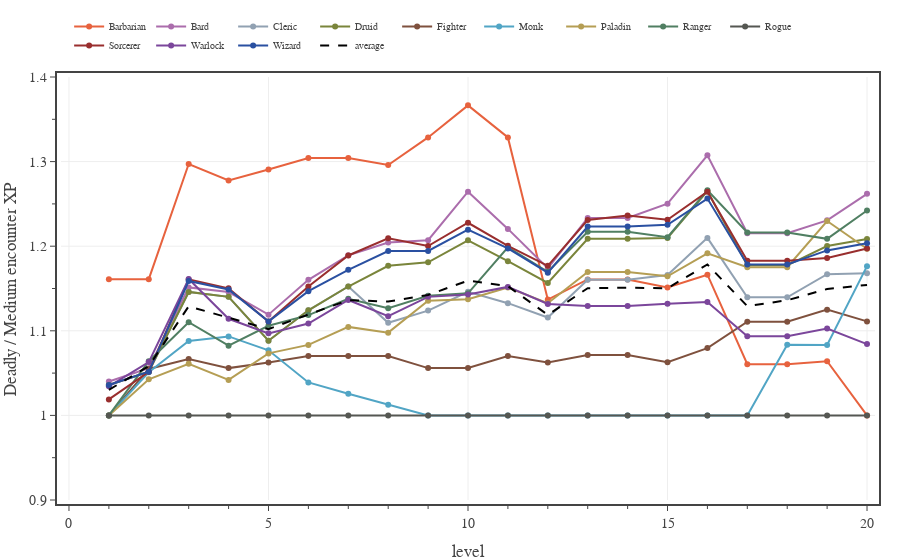

Here is the notebook cell this chart was saved with:
### Code cell
# plots the ratio between the Deadly and Medium daily XPs for each classes.
from bs4 import BeautifulSoup

enc_diffs = ['Easy','Medium','Hard','Deadly']
levels = np.array(range(1,21,1))

fig = go.Figure(
    layout=go.Layout(
        template=TFB_TEMPLATE,
        xaxis=dict(
            title_text='level',
            range=[-0.2, 20.2],
            tick0=0, dtick=5,
            minor=dict(tick0=0, dtick=1),
        ),
        yaxis=dict(
            title_text='Deadly / Medium encounter XP',
            range=[0.90, 1.4],
            tick0=0, dtick=0.1,
            minor=dict(tick0=0, dtick=0.05),
        ),
        legend=dict(
            yanchor='bottom',  y=1.04,
            xanchor='left', x=0.01,
            orientation='h',
        )
    )
)

groups = {
    'martial': {
        'classes': [], 
        'xp mean': np.zeros(len(levels))
    },
    'martial-spellcaster': {
        'classes': [], 
        'xp mean': np.zeros(len(levels))
    },
    'spellcaster': {
        'classes': [], 
        'xp mean': np.zeros(len(levels))
    },
    'average': {
        'classes': [], 
        'xp mean': np.zeros(len(levels))
    }
}
xp_mean = np.zeros(len(levels))
for pc in PC_CLASSES:
    pc_class = PC_CLASSES[pc]
    pc_xp = np.zeros([20, len(enc_diffs)])
    for i in range(len(enc_diffs)):
        diff = enc_diffs[i]
        with open(f'../xp-and-player-characters/pc data - {diff} 2 short rests.json', 'r') as fin:
            pc_data = json.load(fin)
        
        #pc_xp[:,i] = np.array(pc_data[pc]['daily XP mean'])
        pc_xp[:,i] = np.array([x['XP mean'] for x in pc_data[pc]])

    for i in range(20):
        pc_xp[i,:] /= pc_xp[i,1]

    fig.add_trace(go.Scatter(
        x=levels, 
        y=pc_xp[:,3],
        mode='lines+markers', 
        line=dict(color=pc_class['color'], dash='solid'),
        unselected=dict(marker=dict(opacity=0.0)),
        name=pc,
        hovertemplate=
            '<b>'+pc+'</b><br>'+
            'level %{x}<br>'+
            'XP delta %{y:.2f}'+
            '<extra></extra>'
    ))
    
    groups[pc_class['group']]['classes'] += [pc]
    groups[pc_class['group']]['xp mean'] += pc_xp[:,3]
    groups['average']['classes'] += [pc]
    groups['average']['xp mean'] += pc_xp[:,3]

for g in ['average']:
    group = groups[g]

    group['xp mean'] /= len(group['classes'])

    fig.add_trace(go.Scatter(
        x=levels, 
        y=group['xp mean'],
        mode='lines', 
        line=dict(color='black', dash='dash'),
        unselected=dict(marker=dict(opacity=0.0)),
        name=g,
        hovertemplate=
            '<b>'+g+'</b><br>'+
            'level %{x}<br>'+
            'XP delta %{y:.2f}'+
            '<extra></extra>'
    ))

# show figure
fig.show(config=TFB_CONFIG)

# save large format figure
if SAVEFIGS:
    file_name = f'./fig-class-daily-xp-ratio-vs-level-large.html'
    fig_html = fig.to_html(
        include_plotlyjs=False, 
        full_html=False, 
        config=TFB_CONFIG
    )
    fig_soup = BeautifulSoup(fig_html, 'html.parser')
    fig_soup.div['class'] = 'plotly-div-large'
    fig_soup.div['style'] = 'aspect-ratio:600/550'
    with open(file_name, 'wb') as fout:
        fout.write(fig_soup.prettify('utf-8'))

# save small format figure
if SAVEFIGS:
    fig.update_traces(marker=dict(size=4))
    fig.update_layout(font=dict(size=10), legend=dict(font_size=8))
    file_name = f'./fig-class-daily-xp-ratio-vs-level-small.html'
    fig_html = fig.to_html(
        include_plotlyjs=False, 
        full_html=False, 
        config=TFB_CONFIG
    )
    fig_soup = BeautifulSoup(fig_html, 'html.parser')
    fig_soup.div['class'] = 'plotly-div-small'
    fig_soup.div['style'] = 'aspect-ratio:600/600'
    with open(file_name, 'wb') as fout:
        fout.write(fig_soup.prettify('utf-8'))

### Figure 1 — Plotly figure (JSON) as saved in the notebook; plotly's stock layout.template omitted (floating-point values rounded to 4 significant figures)
{"data": [{"hovertemplate": "<b>Barbarian</b><br>level %{x}<br>XP delta %{y:.2f}<extra></extra>", "line": {"color": "#E7623E", "dash": "solid"}, "mode": "lines+markers", "name": "Barbarian", "type": "scatter", "unselected": {"marker": {"opacity": 0}}, "x": [1, 2, 3, 4, 5, 6, 7, 8, 9, 10, 11, 12, 13, 14, 15, 16, 17, 18, 19, 20], "y": [1.161, 1.161, 1.297, 1.278, 1.291, 1.304, 1.304, 1.296, 1.329, 1.366, 1.329, 1.137, 1.161, 1.161, 1.151, 1.166, 1.061, 1.061, 1.064, 1.0]}, {"hovertemplate": "<b>Bard</b><br>level %{x}<br>XP delta %{y:.2f}<extra></extra>", "line": {"color": "#AB6DAC", "dash": "solid"}, "mode": "lines+markers", "name": "Bard", "type": "scatter", "unselected": {"marker": {"opacity": 0}}, "x": [1, 2, 3, 4, 5, 6, 7, 8, 9, 10, 11, 12, 13, 14, 15, 16, 17, 18, 19, 20], "y": [1.04, 1.056, 1.151, 1.146, 1.119, 1.16, 1.189, 1.204, 1.207, 1.264, 1.22, 1.174, 1.233, 1.233, 1.25, 1.307, 1.215, 1.215, 1.231, 1.262]}, {"hovertemplate": "<b>Cleric</b><br>level %{x}<br>XP delta %{y:.2f}<extra></extra>", "line": {"color": "#91A1B2", "dash": "solid"}, "mode": "lines+markers", "name": "Cleric", "type": "scatter", "unselected": {"marker": {"opacity": 0}}, "x": [1, 2, 3, 4, 5, 6, 7, 8, 9, 10, 11, 12, 13, 14, 15, 16, 17, 18, 19, 20], "y": [1.036, 1.052, 1.146, 1.14, 1.088, 1.124, 1.152, 1.109, 1.124, 1.146, 1.133, 1.116, 1.16, 1.16, 1.166, 1.21, 1.14, 1.14, 1.167, 1.168]}, {"hovertemplate": "<b>Druid</b><br>level %{x}<br>XP delta %{y:.2f}<extra></extra>", "line": {"color": "#7A853B", "dash": "solid"}, "mode": "lines+markers", "name": "Druid", "type": "scatter", "unselected": {"marker": {"opacity": 0}}, "x": [1, 2, 3, 4, 5, 6, 7, 8, 9, 10, 11, 12, 13, 14, 15, 16, 17, 18, 19, 20], "y": [1.036, 1.052, 1.146, 1.14, 1.088, 1.124, 1.152, 1.177, 1.181, 1.207, 1.182, 1.157, 1.209, 1.209, 1.21, 1.265, 1.177, 1.177, 1.2, 1.208]}, {"hovertemplate": "<b>Fighter</b><br>level %{x}<br>XP delta %{y:.2f}<extra></extra>", "line": {"color": "#7F513E", "dash": "solid"}, "mode": "lines+markers", "name": "Fighter", "type": "scatter", "unselected": {"marker": {"opacity": 0}}, "x": [1, 2, 3, 4, 5, 6, 7, 8, 9, 10, 11, 12, 13, 14, 15, 16, 17, 18, 19, 20], "y": [1, 1.055, 1.067, 1.056, 1.062, 1.07, 1.07, 1.07, 1.056, 1.056, 1.07, 1.063, 1.071, 1.071, 1.063, 1.08, 1.111, 1.111, 1.125, 1.111]}, {"hovertemplate": "<b>Monk</b><br>level %{x}<br>XP delta %{y:.2f}<extra></extra>", "line": {"color": "#51A5C5", "dash": "solid"}, "mode": "lines+markers", "name": "Monk", "type": "scatter", "unselected": {"marker": {"opacity": 0}}, "x": [1, 2, 3, 4, 5, 6, 7, 8, 9, 10, 11, 12, 13, 14, 15, 16, 17, 18, 19, 20], "y": [1, 1.051, 1.088, 1.093, 1.077, 1.039, 1.026, 1.013, 1, 1, 1, 1, 1, 1, 1, 1, 1, 1.084, 1.083, 1.176]}, {"hovertemplate": "<b>Paladin</b><br>level %{x}<br>XP delta %{y:.2f}<extra></extra>", "line": {"color": "#B59E54", "dash": "solid"}, "mode": "lines+markers", "name": "Paladin", "type": "scatter", "unselected": {"marker": {"opacity": 0}}, "x": [1, 2, 3, 4, 5, 6, 7, 8, 9, 10, 11, 12, 13, 14, 15, 16, 17, 18, 19, 20], "y": [1, 1.043, 1.061, 1.042, 1.073, 1.083, 1.105, 1.098, 1.136, 1.137, 1.151, 1.133, 1.17, 1.17, 1.164, 1.192, 1.175, 1.175, 1.23, 1.197]}, {"hovertemplate": "<b>Ranger</b><br>level %{x}<br>XP delta %{y:.2f}<extra></extra>", "line": {"color": "#507F62", "dash": "solid"}, "mode": "lines+markers", "name": "Ranger", "type": "scatter", "unselected": {"marker": {"opacity": 0}}, "x": [1, 2, 3, 4, 5, 6, 7, 8, 9, 10, 11, 12, 13, 14, 15, 16, 17, 18, 19, 20], "y": [1, 1.064, 1.11, 1.082, 1.106, 1.119, 1.138, 1.127, 1.141, 1.144, 1.199, 1.17, 1.217, 1.217, 1.211, 1.266, 1.216, 1.216, 1.209, 1.242]}, {"hovertemplate": "<b>Rogue</b><br>level %{x}<br>XP delta %{y:.2f}<extra></extra>", "line": {"color": "#555752", "dash": "solid"}, "mode": "lines+markers", "name": "Rogue", "type": "scatter", "unselected": {"marker": {"opacity": 0}}, "x": [1, 2, 3, 4, 5, 6, 7, 8, 9, 10, 11, 12, 13, 14, 15, 16, 17, 18, 19, 20], "y": [1, 1, 1, 1, 1.0, 1.0, 1.0, 1.0, 1, 1, 1.0, 1, 1, 1.0, 1.0, 1, 1.0, 1.0, 1.0, 1.0]}, {"hovertemplate": "<b>Sorcerer</b><br>level %{x}<br>XP delta %{y:.2f}<extra></extra>", "line": {"color": "#992E2E", "dash": "solid"}, "mode": "lines+markers", "name": "Sorcerer", "type": "scatter", "unselected": {"marker": {"opacity": 0}}, "x": [1, 2, 3, 4, 5, 6, 7, 8, 9, 10, 11, 12, 13, 14, 15, 16, 17, 18, 19, 20], "y": [1.019, 1.052, 1.161, 1.15, 1.111, 1.152, 1.189, 1.209, 1.2, 1.228, 1.2, 1.177, 1.231, 1.236, 1.231, 1.264, 1.183, 1.183, 1.186, 1.197]}, {"hovertemplate": "<b>Warlock</b><br>level %{x}<br>XP delta %{y:.2f}<extra></extra>", "line": {"color": "#7B469B", "dash": "solid"}, "mode": "lines+markers", "name": "Warlock", "type": "scatter", "unselected": {"marker": {"opacity": 0}}, "x": [1, 2, 3, 4, 5, 6, 7, 8, 9, 10, 11, 12, 13, 14, 15, 16, 17, 18, 19, 20], "y": [1.034, 1.063, 1.161, 1.114, 1.097, 1.109, 1.136, 1.117, 1.14, 1.143, 1.152, 1.132, 1.129, 1.129, 1.132, 1.134, 1.094, 1.094, 1.103, 1.084]}, {"hovertemplate": "<b>Wizard</b><br>level %{x}<br>XP delta %{y:.2f}<extra></extra>", "line": {"color": "#2A50A1", "dash": "solid"}, "mode": "lines+markers", "name": "Wizard", "type": "scatter", "unselected": {"marker": {"opacity": 0}}, "x": [1, 2, 3, 4, 5, 6, 7, 8, 9, 10, 11, 12, 13, 14, 15, 16, 17, 18, 19, 20], "y": [1.036, 1.052, 1.159, 1.149, 1.111, 1.147, 1.172, 1.194, 1.194, 1.219, 1.197, 1.169, 1.223, 1.223, 1.225, 1.256, 1.178, 1.178, 1.195, 1.204]}, {"hovertemplate": "<b>average</b><br>level %{x}<br>XP delta %{y:.2f}<extra></extra>", "line": {"color": "black", "dash": "dash"}, "mode": "lines", "name": "average", "type": "scatter", "unselected": {"marker": {"opacity": 0}}, "x": [1, 2, 3, 4, 5, 6, 7, 8, 9, 10, 11, 12, 13, 14, 15, 16, 17, 18, 19, 20], "y": [1.03, 1.058, 1.129, 1.116, 1.102, 1.119, 1.136, 1.135, 1.142, 1.159, 1.153, 1.119, 1.15, 1.151, 1.15, 1.178, 1.129, 1.136, 1.149, 1.154]}], "layout": {"legend": {"orientation": "h", "x": 0.01, "xanchor": "left", "y": 1.04, "yanchor": "bottom"}, "xaxis": {"dtick": 5, "minor": {"dtick": 1, "tick0": 0}, "range": [-0.2, 20.2], "tick0": 0, "title": {"text": "level"}}, "yaxis": {"dtick": 0.1, "minor": {"dtick": 0.05, "tick0": 0}, "range": [0.9, 1.4], "tick0": 0, "title": {"text": "Deadly / Medium encounter XP"}}}}
